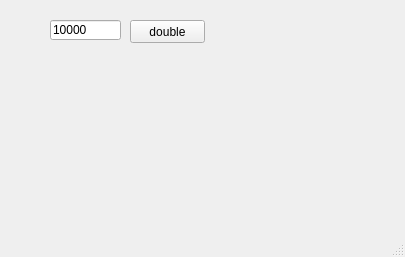
<?xml version="1.0" encoding="UTF-8"?>
<ui version="4.0">
 <class>MainWindow</class>
 <widget class="QMainWindow" name="MainWindow">
  <property name="geometry">
   <rect>
    <x>0</x>
    <y>0</y>
    <width>405</width>
    <height>257</height>
   </rect>
  </property>
  <property name="windowTitle">
   <string>MainWindow</string>
  </property>
  <widget class="QWidget" name="centralwidget">
   <widget class="QLineEdit" name="le">
    <property name="geometry">
     <rect>
      <x>50</x>
      <y>20</y>
      <width>71</width>
      <height>20</height>
     </rect>
    </property>
    <property name="text">
     <string>10000</string>
    </property>
   </widget>
   <widget class="QPushButton" name="pb">
    <property name="geometry">
     <rect>
      <x>130</x>
      <y>20</y>
      <width>75</width>
      <height>23</height>
     </rect>
    </property>
    <property name="text">
     <string>double</string>
    </property>
   </widget>
  </widget>
  <widget class="QStatusBar" name="statusbar"/>
 </widget>
 <resources/>
 <connections/>
</ui>
